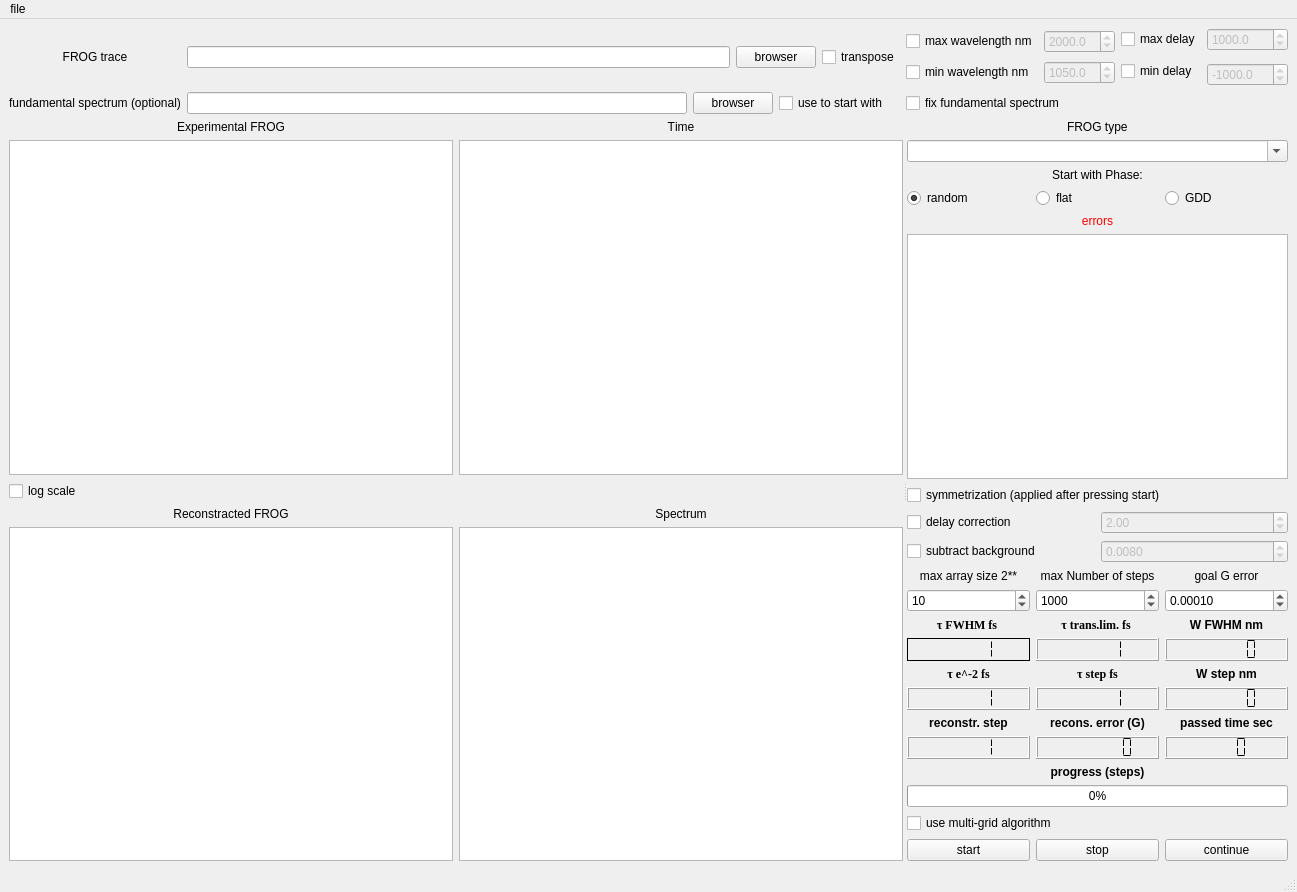
<?xml version="1.0" encoding="UTF-8"?>
<ui version="4.0">
 <class>MainWindow</class>
 <widget class="QMainWindow" name="MainWindow">
  <property name="windowModality">
   <enum>Qt::NonModal</enum>
  </property>
  <property name="geometry">
   <rect>
    <x>0</x>
    <y>0</y>
    <width>1297</width>
    <height>892</height>
   </rect>
  </property>
  <property name="sizePolicy">
   <sizepolicy hsizetype="Preferred" vsizetype="Preferred">
    <horstretch>0</horstretch>
    <verstretch>0</verstretch>
   </sizepolicy>
  </property>
  <property name="font">
   <font>
    <kerning>false</kerning>
   </font>
  </property>
  <property name="windowTitle">
   <string>Slava FROG v2.0</string>
  </property>
  <widget class="QWidget" name="centralwidget">
   <property name="sizePolicy">
    <sizepolicy hsizetype="Fixed" vsizetype="Preferred">
     <horstretch>0</horstretch>
     <verstretch>0</verstretch>
    </sizepolicy>
   </property>
   <layout class="QVBoxLayout" name="verticalLayout_2">
    <item>
     <layout class="QGridLayout" name="gridLayout_3">
      <item row="0" column="0">
       <widget class="QLabel" name="label">
        <property name="text">
         <string>FROG trace</string>
        </property>
        <property name="alignment">
         <set>Qt::AlignCenter</set>
        </property>
       </widget>
      </item>
      <item row="0" column="1" colspan="2">
       <widget class="QLineEdit" name="file_SHG"/>
      </item>
      <item row="0" column="3" colspan="2">
       <widget class="QPushButton" name="browser_FROG">
        <property name="text">
         <string>browser</string>
        </property>
       </widget>
      </item>
      <item row="0" column="5">
       <widget class="QCheckBox" name="checktranspose">
        <property name="text">
         <string>transpose</string>
        </property>
       </widget>
      </item>
      <item row="0" column="6">
       <layout class="QHBoxLayout" name="horizontalLayout_2">
        <item>
         <layout class="QGridLayout" name="gridLayout_7">
          <item row="1" column="1">
           <widget class="QDoubleSpinBox" name="minwavelength">
            <property name="enabled">
             <bool>false</bool>
            </property>
            <property name="decimals">
             <number>1</number>
            </property>
            <property name="maximum">
             <double>10000.000000000000000</double>
            </property>
            <property name="singleStep">
             <double>1.000000000000000</double>
            </property>
            <property name="value">
             <double>1050.000000000000000</double>
            </property>
           </widget>
          </item>
          <item row="1" column="0">
           <widget class="QCheckBox" name="checkminwavelength">
            <property name="text">
             <string>min wavelength nm</string>
            </property>
           </widget>
          </item>
          <item row="0" column="1">
           <widget class="QDoubleSpinBox" name="maxwavelength">
            <property name="enabled">
             <bool>false</bool>
            </property>
            <property name="decimals">
             <number>1</number>
            </property>
            <property name="maximum">
             <double>10000.000000000000000</double>
            </property>
            <property name="singleStep">
             <double>1.000000000000000</double>
            </property>
            <property name="value">
             <double>2000.000000000000000</double>
            </property>
           </widget>
          </item>
          <item row="0" column="0">
           <widget class="QCheckBox" name="checkmaxwavelength">
            <property name="text">
             <string>max wavelength nm</string>
            </property>
           </widget>
          </item>
         </layout>
        </item>
       </layout>
      </item>
      <item row="0" column="7">
       <layout class="QGridLayout" name="gridLayout_9">
        <item row="0" column="0">
         <widget class="QCheckBox" name="checkmaxdelay">
          <property name="text">
           <string>max delay</string>
          </property>
         </widget>
        </item>
        <item row="0" column="1">
         <widget class="QDoubleSpinBox" name="maxwavelength_2">
          <property name="enabled">
           <bool>false</bool>
          </property>
          <property name="decimals">
           <number>1</number>
          </property>
          <property name="minimum">
           <double>-10000000.000000000000000</double>
          </property>
          <property name="maximum">
           <double>100000000.000000000000000</double>
          </property>
          <property name="singleStep">
           <double>1.000000000000000</double>
          </property>
          <property name="value">
           <double>1000.000000000000000</double>
          </property>
         </widget>
        </item>
        <item row="1" column="0" rowspan="2" colspan="2">
         <widget class="QCheckBox" name="checkmindelay">
          <property name="text">
           <string>min delay</string>
          </property>
         </widget>
        </item>
        <item row="2" column="1">
         <widget class="QDoubleSpinBox" name="minwavelength_2">
          <property name="enabled">
           <bool>false</bool>
          </property>
          <property name="decimals">
           <number>1</number>
          </property>
          <property name="minimum">
           <double>-1000000.000000000000000</double>
          </property>
          <property name="maximum">
           <double>1000000.000000000000000</double>
          </property>
          <property name="singleStep">
           <double>1.000000000000000</double>
          </property>
          <property name="value">
           <double>-1000.000000000000000</double>
          </property>
         </widget>
        </item>
       </layout>
      </item>
      <item row="1" column="0">
       <widget class="QLabel" name="label_2">
        <property name="text">
         <string>fundamental spectrum (optional)</string>
        </property>
        <property name="alignment">
         <set>Qt::AlignCenter</set>
        </property>
       </widget>
      </item>
      <item row="1" column="1">
       <widget class="QLineEdit" name="file_fun"/>
      </item>
      <item row="1" column="2" colspan="2">
       <widget class="QPushButton" name="browser_fun">
        <property name="text">
         <string>browser</string>
        </property>
       </widget>
      </item>
      <item row="1" column="4" colspan="2">
       <widget class="QCheckBox" name="use_fund_spec">
        <property name="text">
         <string>use to start with</string>
        </property>
       </widget>
      </item>
      <item row="1" column="6">
       <widget class="QCheckBox" name="fix_fund_spec">
        <property name="text">
         <string>fix fundamental spectrum</string>
        </property>
       </widget>
      </item>
     </layout>
    </item>
    <item>
     <widget class="QSplitter" name="splitter">
      <property name="orientation">
       <enum>Qt::Horizontal</enum>
      </property>
      <widget class="QWidget" name="layoutWidget">
       <layout class="QGridLayout" name="gridLayout_8">
        <item row="1" column="0">
         <widget class="QGraphicsView" name="FROG_exp">
          <property name="minimumSize">
           <size>
            <width>350</width>
            <height>0</height>
           </size>
          </property>
         </widget>
        </item>
        <item row="5" column="0">
         <widget class="QLabel" name="label_17">
          <property name="text">
           <string>Reconstracted FROG</string>
          </property>
          <property name="alignment">
           <set>Qt::AlignCenter</set>
          </property>
         </widget>
        </item>
        <item row="0" column="0">
         <widget class="QLabel" name="label_11">
          <property name="text">
           <string>Experimental FROG</string>
          </property>
          <property name="alignment">
           <set>Qt::AlignCenter</set>
          </property>
         </widget>
        </item>
        <item row="6" column="1">
         <widget class="QGraphicsView" name="SpectrumView"/>
        </item>
        <item row="4" column="0">
         <widget class="QCheckBox" name="check_logscale">
          <property name="layoutDirection">
           <enum>Qt::LeftToRight</enum>
          </property>
          <property name="text">
           <string>log scale</string>
          </property>
         </widget>
        </item>
        <item row="6" column="0">
         <widget class="QGraphicsView" name="FROG_sim">
          <property name="whatsThis">
           <string>&lt;html&gt;&lt;head/&gt;&lt;body&gt;&lt;p&gt;FROG&lt;/p&gt;&lt;/body&gt;&lt;/html&gt;</string>
          </property>
         </widget>
        </item>
        <item row="0" column="1">
         <widget class="QLabel" name="label_18">
          <property name="text">
           <string>Time</string>
          </property>
          <property name="alignment">
           <set>Qt::AlignCenter</set>
          </property>
         </widget>
        </item>
        <item row="5" column="1">
         <widget class="QLabel" name="label_16">
          <property name="text">
           <string>Spectrum</string>
          </property>
          <property name="alignment">
           <set>Qt::AlignCenter</set>
          </property>
         </widget>
        </item>
        <item row="1" column="1">
         <widget class="QGraphicsView" name="TimeView">
          <property name="minimumSize">
           <size>
            <width>350</width>
            <height>0</height>
           </size>
          </property>
         </widget>
        </item>
       </layout>
      </widget>
      <widget class="QWidget" name="layoutWidget">
       <layout class="QGridLayout" name="gridLayout_5">
        <property name="sizeConstraint">
         <enum>QLayout::SetDefaultConstraint</enum>
        </property>
        <item row="6" column="0">
         <layout class="QGridLayout" name="gridLayout_2">
          <item row="1" column="1">
           <widget class="QSpinBox" name="iternumber">
            <property name="minimum">
             <number>1</number>
            </property>
            <property name="maximum">
             <number>10000000</number>
            </property>
            <property name="value">
             <number>1000</number>
            </property>
           </widget>
          </item>
          <item row="0" column="2" alignment="Qt::AlignVCenter">
           <widget class="QLabel" name="label_8">
            <property name="text">
             <string>goal G error</string>
            </property>
            <property name="alignment">
             <set>Qt::AlignCenter</set>
            </property>
           </widget>
          </item>
          <item row="0" column="1">
           <widget class="QLabel" name="label_7">
            <property name="text">
             <string>max Number of steps</string>
            </property>
            <property name="alignment">
             <set>Qt::AlignCenter</set>
            </property>
           </widget>
          </item>
          <item row="1" column="2">
           <widget class="QDoubleSpinBox" name="goal">
            <property name="sizePolicy">
             <sizepolicy hsizetype="Minimum" vsizetype="Maximum">
              <horstretch>0</horstretch>
              <verstretch>0</verstretch>
             </sizepolicy>
            </property>
            <property name="decimals">
             <number>5</number>
            </property>
            <property name="singleStep">
             <double>0.000010000000000</double>
            </property>
            <property name="value">
             <double>0.000100000000000</double>
            </property>
           </widget>
          </item>
          <item row="1" column="0">
           <widget class="QSpinBox" name="size">
            <property name="minimum">
             <number>1</number>
            </property>
            <property name="maximum">
             <number>100</number>
            </property>
            <property name="value">
             <number>10</number>
            </property>
            <property name="displayIntegerBase">
             <number>10</number>
            </property>
           </widget>
          </item>
          <item row="0" column="0">
           <widget class="QLabel" name="label_9">
            <property name="text">
             <string>max array size 2**</string>
            </property>
            <property name="alignment">
             <set>Qt::AlignCenter</set>
            </property>
           </widget>
          </item>
         </layout>
        </item>
        <item row="4" column="0">
         <layout class="QHBoxLayout" name="horizontalLayout_4">
          <item>
           <widget class="QCheckBox" name="check_bkgsubtract">
            <property name="text">
             <string>subtract background</string>
            </property>
           </widget>
          </item>
          <item>
           <widget class="QDoubleSpinBox" name="bkg">
            <property name="enabled">
             <bool>false</bool>
            </property>
            <property name="decimals">
             <number>4</number>
            </property>
            <property name="maximum">
             <double>1.000000000000000</double>
            </property>
            <property name="singleStep">
             <double>0.001000000000000</double>
            </property>
            <property name="value">
             <double>0.008000000000000</double>
            </property>
           </widget>
          </item>
         </layout>
        </item>
        <item row="9" column="0">
         <layout class="QGridLayout" name="gridLayout">
          <item row="0" column="0">
           <widget class="QLabel" name="label_4">
            <property name="font">
             <font>
              <italic>false</italic>
              <bold>true</bold>
              <underline>false</underline>
              <strikeout>false</strikeout>
              <kerning>true</kerning>
             </font>
            </property>
            <property name="text">
             <string>reconstr. step</string>
            </property>
            <property name="alignment">
             <set>Qt::AlignCenter</set>
            </property>
           </widget>
          </item>
          <item row="0" column="1">
           <widget class="QLabel" name="label_5">
            <property name="font">
             <font>
              <bold>true</bold>
              <kerning>false</kerning>
             </font>
            </property>
            <property name="text">
             <string>recons. error (G)</string>
            </property>
            <property name="alignment">
             <set>Qt::AlignCenter</set>
            </property>
           </widget>
          </item>
          <item row="0" column="2">
           <widget class="QLabel" name="label_15">
            <property name="font">
             <font>
              <bold>true</bold>
              <kerning>false</kerning>
             </font>
            </property>
            <property name="text">
             <string>passed time sec</string>
            </property>
            <property name="alignment">
             <set>Qt::AlignCenter</set>
            </property>
           </widget>
          </item>
          <item row="1" column="0">
           <widget class="QLCDNumber" name="step">
            <property name="segmentStyle">
             <enum>QLCDNumber::Flat</enum>
            </property>
            <property name="value" stdset="0">
             <double>1.000000000000000</double>
            </property>
           </widget>
          </item>
          <item row="1" column="1">
           <widget class="QLCDNumber" name="error">
            <property name="toolTip">
             <string/>
            </property>
            <property name="whatsThis">
             <string>error</string>
            </property>
            <property name="smallDecimalPoint">
             <bool>false</bool>
            </property>
            <property name="digitCount">
             <number>7</number>
            </property>
            <property name="segmentStyle">
             <enum>QLCDNumber::Flat</enum>
            </property>
            <property name="value" stdset="0">
             <double>0.000000000000000</double>
            </property>
           </widget>
          </item>
          <item row="1" column="2">
           <widget class="QLCDNumber" name="timer">
            <property name="smallDecimalPoint">
             <bool>false</bool>
            </property>
            <property name="digitCount">
             <number>4</number>
            </property>
            <property name="segmentStyle">
             <enum>QLCDNumber::Flat</enum>
            </property>
            <property name="value" stdset="0">
             <double>0.000000000000000</double>
            </property>
           </widget>
          </item>
         </layout>
        </item>
        <item row="2" column="0">
         <layout class="QHBoxLayout" name="horizontalLayout_3">
          <item>
           <widget class="QCheckBox" name="checkdelaycorrection">
            <property name="text">
             <string>delay correction</string>
            </property>
           </widget>
          </item>
          <item>
           <widget class="QDoubleSpinBox" name="delay_correction">
            <property name="enabled">
             <bool>false</bool>
            </property>
            <property name="decimals">
             <number>2</number>
            </property>
            <property name="maximum">
             <double>10.000000000000000</double>
            </property>
            <property name="singleStep">
             <double>0.100000000000000</double>
            </property>
            <property name="value">
             <double>2.000000000000000</double>
            </property>
           </widget>
          </item>
         </layout>
        </item>
        <item row="1" column="0">
         <widget class="QCheckBox" name="check_symmetry">
          <property name="text">
           <string>symmetrization (applied after pressing start)</string>
          </property>
         </widget>
        </item>
        <item row="11" column="0">
         <layout class="QHBoxLayout" name="horizontalLayout_5">
          <item>
           <widget class="QCheckBox" name="multi_grid">
            <property name="text">
             <string>use multi-grid algorithm</string>
            </property>
           </widget>
          </item>
         </layout>
        </item>
        <item row="7" column="0">
         <layout class="QGridLayout" name="gridLayout_6">
          <item row="1" column="2">
           <widget class="QLCDNumber" name="Swidth">
            <property name="toolTip">
             <string/>
            </property>
            <property name="whatsThis">
             <string>error</string>
            </property>
            <property name="smallDecimalPoint">
             <bool>false</bool>
            </property>
            <property name="digitCount">
             <number>6</number>
            </property>
            <property name="segmentStyle">
             <enum>QLCDNumber::Flat</enum>
            </property>
            <property name="value" stdset="0">
             <double>0.000000000000000</double>
            </property>
           </widget>
          </item>
          <item row="0" column="0">
           <widget class="QLabel" name="label_10">
            <property name="font">
             <font>
              <family>Times New Roman</family>
              <pointsize>9</pointsize>
              <italic>false</italic>
              <bold>true</bold>
              <underline>false</underline>
              <strikeout>false</strikeout>
              <kerning>true</kerning>
             </font>
            </property>
            <property name="text">
             <string>&lt;html&gt;&lt;head/&gt;&lt;body&gt;&lt;p&gt;&amp;tau; FWHM fs &lt;/p&gt;&lt;/body&gt;&lt;/html&gt;</string>
            </property>
            <property name="alignment">
             <set>Qt::AlignCenter</set>
            </property>
           </widget>
          </item>
          <item row="1" column="0">
           <widget class="QLCDNumber" name="duration">
            <property name="frameShadow">
             <enum>QFrame::Plain</enum>
            </property>
            <property name="segmentStyle">
             <enum>QLCDNumber::Flat</enum>
            </property>
            <property name="value" stdset="0">
             <double>1.000000000000000</double>
            </property>
           </widget>
          </item>
          <item row="1" column="1">
           <widget class="QLCDNumber" name="duration_tl">
            <property name="segmentStyle">
             <enum>QLCDNumber::Flat</enum>
            </property>
            <property name="value" stdset="0">
             <double>1.000000000000000</double>
            </property>
           </widget>
          </item>
          <item row="0" column="2">
           <widget class="QLabel" name="label_12">
            <property name="font">
             <font>
              <italic>false</italic>
              <bold>true</bold>
              <underline>false</underline>
              <strikeout>false</strikeout>
              <kerning>true</kerning>
             </font>
            </property>
            <property name="text">
             <string>W FWHM nm</string>
            </property>
            <property name="alignment">
             <set>Qt::AlignCenter</set>
            </property>
           </widget>
          </item>
          <item row="2" column="2">
           <widget class="QLabel" name="label_20">
            <property name="font">
             <font>
              <italic>false</italic>
              <bold>true</bold>
              <underline>false</underline>
              <strikeout>false</strikeout>
              <kerning>true</kerning>
             </font>
            </property>
            <property name="text">
             <string>W step nm</string>
            </property>
            <property name="alignment">
             <set>Qt::AlignCenter</set>
            </property>
           </widget>
          </item>
          <item row="0" column="1">
           <widget class="QLabel" name="label_19">
            <property name="font">
             <font>
              <family>Times New Roman</family>
              <pointsize>9</pointsize>
              <italic>false</italic>
              <bold>true</bold>
              <underline>false</underline>
              <strikeout>false</strikeout>
              <kerning>true</kerning>
             </font>
            </property>
            <property name="text">
             <string>&lt;html&gt;&lt;head/&gt;&lt;body&gt;&lt;p&gt;&amp;tau; trans.lim. fs &lt;/p&gt;&lt;/body&gt;&lt;/html&gt;</string>
            </property>
            <property name="alignment">
             <set>Qt::AlignCenter</set>
            </property>
           </widget>
          </item>
          <item row="3" column="2">
           <widget class="QLCDNumber" name="Sstep">
            <property name="toolTip">
             <string/>
            </property>
            <property name="whatsThis">
             <string>error</string>
            </property>
            <property name="smallDecimalPoint">
             <bool>false</bool>
            </property>
            <property name="digitCount">
             <number>6</number>
            </property>
            <property name="segmentStyle">
             <enum>QLCDNumber::Flat</enum>
            </property>
            <property name="value" stdset="0">
             <double>0.000000000000000</double>
            </property>
           </widget>
          </item>
          <item row="2" column="1">
           <widget class="QLabel" name="label_13">
            <property name="font">
             <font>
              <family>Times New Roman</family>
              <pointsize>9</pointsize>
              <italic>false</italic>
              <bold>true</bold>
              <underline>false</underline>
              <strikeout>false</strikeout>
              <kerning>true</kerning>
             </font>
            </property>
            <property name="text">
             <string>&lt;html&gt;&lt;head/&gt;&lt;body&gt;&lt;p&gt;&amp;tau; step fs&lt;/p&gt;&lt;/body&gt;&lt;/html&gt;</string>
            </property>
            <property name="alignment">
             <set>Qt::AlignCenter</set>
            </property>
           </widget>
          </item>
          <item row="3" column="1">
           <widget class="QLCDNumber" name="Tstep">
            <property name="segmentStyle">
             <enum>QLCDNumber::Flat</enum>
            </property>
            <property name="value" stdset="0">
             <double>1.000000000000000</double>
            </property>
           </widget>
          </item>
          <item row="2" column="0">
           <widget class="QLabel" name="label_3">
            <property name="font">
             <font>
              <family>Times New Roman</family>
              <pointsize>9</pointsize>
              <bold>true</bold>
              <kerning>false</kerning>
             </font>
            </property>
            <property name="text">
             <string>&lt;html&gt;&lt;head/&gt;&lt;body&gt;&lt;p&gt;τ e^-2 fs&lt;/p&gt;&lt;/body&gt;&lt;/html&gt;</string>
            </property>
            <property name="alignment">
             <set>Qt::AlignCenter</set>
            </property>
           </widget>
          </item>
          <item row="3" column="0">
           <widget class="QLCDNumber" name="duration_e">
            <property name="segmentStyle">
             <enum>QLCDNumber::Flat</enum>
            </property>
            <property name="intValue" stdset="0">
             <number>1</number>
            </property>
           </widget>
          </item>
         </layout>
        </item>
        <item row="10" column="0">
         <layout class="QVBoxLayout" name="verticalLayout">
          <item>
           <widget class="QLabel" name="label_21">
            <property name="enabled">
             <bool>true</bool>
            </property>
            <property name="maximumSize">
             <size>
              <width>16777215</width>
              <height>9777215</height>
             </size>
            </property>
            <property name="font">
             <font>
              <italic>false</italic>
              <bold>true</bold>
              <underline>false</underline>
              <strikeout>false</strikeout>
              <kerning>false</kerning>
             </font>
            </property>
            <property name="text">
             <string>progress (steps)</string>
            </property>
            <property name="alignment">
             <set>Qt::AlignCenter</set>
            </property>
            <property name="indent">
             <number>0</number>
            </property>
           </widget>
          </item>
          <item>
           <widget class="QProgressBar" name="progressBar">
            <property name="value">
             <number>0</number>
            </property>
           </widget>
          </item>
         </layout>
        </item>
        <item row="12" column="0">
         <layout class="QHBoxLayout" name="horizontalLayout">
          <item>
           <widget class="QPushButton" name="startBt">
            <property name="text">
             <string>start</string>
            </property>
           </widget>
          </item>
          <item>
           <widget class="QPushButton" name="stopBt">
            <property name="text">
             <string>stop</string>
            </property>
           </widget>
          </item>
          <item>
           <widget class="QPushButton" name="continueBt">
            <property name="text">
             <string>continue</string>
            </property>
           </widget>
          </item>
         </layout>
        </item>
        <item row="0" column="0">
         <layout class="QGridLayout" name="gridLayout_4">
          <item row="1" column="0">
           <widget class="QComboBox" name="Type">
            <property name="editable">
             <bool>true</bool>
            </property>
            <property name="currentText">
             <string/>
            </property>
            <property name="currentIndex">
             <number>-1</number>
            </property>
            <property name="maxVisibleItems">
             <number>5</number>
            </property>
            <property name="maxCount">
             <number>10</number>
            </property>
           </widget>
          </item>
          <item row="5" column="0">
           <widget class="QTextEdit" name="error_message">
            <property name="maximumSize">
             <size>
              <width>16777215</width>
              <height>16777215</height>
             </size>
            </property>
            <property name="palette">
             <palette>
              <active>
               <colorrole role="Text">
                <brush brushstyle="SolidPattern">
                 <color alpha="255">
                  <red>255</red>
                  <green>0</green>
                  <blue>0</blue>
                 </color>
                </brush>
               </colorrole>
              </active>
              <inactive>
               <colorrole role="Text">
                <brush brushstyle="SolidPattern">
                 <color alpha="255">
                  <red>255</red>
                  <green>0</green>
                  <blue>0</blue>
                 </color>
                </brush>
               </colorrole>
              </inactive>
              <disabled>
               <colorrole role="Text">
                <brush brushstyle="SolidPattern">
                 <color alpha="255">
                  <red>120</red>
                  <green>120</green>
                  <blue>120</blue>
                 </color>
                </brush>
               </colorrole>
              </disabled>
             </palette>
            </property>
            <property name="readOnly">
             <bool>true</bool>
            </property>
           </widget>
          </item>
          <item row="3" column="0">
           <layout class="QHBoxLayout" name="horizontalLayout_6">
            <item>
             <widget class="QRadioButton" name="check_random">
              <property name="enabled">
               <bool>true</bool>
              </property>
              <property name="text">
               <string>random</string>
              </property>
              <property name="checked">
               <bool>true</bool>
              </property>
             </widget>
            </item>
            <item>
             <widget class="QRadioButton" name="check_flatPH">
              <property name="text">
               <string>flat</string>
              </property>
             </widget>
            </item>
            <item>
             <widget class="QRadioButton" name="check_GDD">
              <property name="text">
               <string>GDD</string>
              </property>
             </widget>
            </item>
           </layout>
          </item>
          <item row="4" column="0">
           <widget class="QLabel" name="label_14">
            <property name="palette">
             <palette>
              <active>
               <colorrole role="WindowText">
                <brush brushstyle="SolidPattern">
                 <color alpha="255">
                  <red>255</red>
                  <green>0</green>
                  <blue>0</blue>
                 </color>
                </brush>
               </colorrole>
              </active>
              <inactive>
               <colorrole role="WindowText">
                <brush brushstyle="SolidPattern">
                 <color alpha="255">
                  <red>255</red>
                  <green>0</green>
                  <blue>0</blue>
                 </color>
                </brush>
               </colorrole>
              </inactive>
              <disabled>
               <colorrole role="WindowText">
                <brush brushstyle="SolidPattern">
                 <color alpha="255">
                  <red>120</red>
                  <green>120</green>
                  <blue>120</blue>
                 </color>
                </brush>
               </colorrole>
              </disabled>
             </palette>
            </property>
            <property name="text">
             <string>errors</string>
            </property>
            <property name="alignment">
             <set>Qt::AlignCenter</set>
            </property>
           </widget>
          </item>
          <item row="0" column="0" alignment="Qt::AlignHCenter|Qt::AlignVCenter">
           <widget class="QLabel" name="label_6">
            <property name="text">
             <string>FROG type</string>
            </property>
           </widget>
          </item>
          <item row="2" column="0">
           <widget class="QLabel" name="label_22">
            <property name="text">
             <string>Start with Phase:</string>
            </property>
            <property name="alignment">
             <set>Qt::AlignCenter</set>
            </property>
           </widget>
          </item>
         </layout>
        </item>
       </layout>
      </widget>
     </widget>
    </item>
   </layout>
  </widget>
  <widget class="QMenuBar" name="menubar">
   <property name="geometry">
    <rect>
     <x>0</x>
     <y>0</y>
     <width>1297</width>
     <height>22</height>
    </rect>
   </property>
   <widget class="QMenu" name="menufile">
    <property name="title">
     <string>file</string>
    </property>
    <addaction name="actionsave_FROG"/>
    <addaction name="actionsave_experimental_FROG"/>
    <addaction name="actionsave_time"/>
    <addaction name="actionsave_spectrum"/>
    <addaction name="separator"/>
    <addaction name="actionsave_all"/>
   </widget>
   <addaction name="menufile"/>
  </widget>
  <widget class="QStatusBar" name="statusbar"/>
  <action name="actionsave_FROG">
   <property name="text">
    <string>save reconstructed FROG</string>
   </property>
  </action>
  <action name="actionsave_time">
   <property name="text">
    <string>save time</string>
   </property>
  </action>
  <action name="actionsave_spectrum">
   <property name="text">
    <string>save spectrum</string>
   </property>
  </action>
  <action name="actionsave_best_D_scan">
   <property name="text">
    <string>save best D-scan</string>
   </property>
  </action>
  <action name="actionsave_mean_D_scan">
   <property name="text">
    <string>save mean D-scan</string>
   </property>
  </action>
  <action name="actionsave_all">
   <property name="text">
    <string>save all</string>
   </property>
  </action>
  <action name="actionsave_experimental_FROG">
   <property name="text">
    <string>save experimental FROG</string>
   </property>
  </action>
 </widget>
 <resources/>
 <connections/>
</ui>
